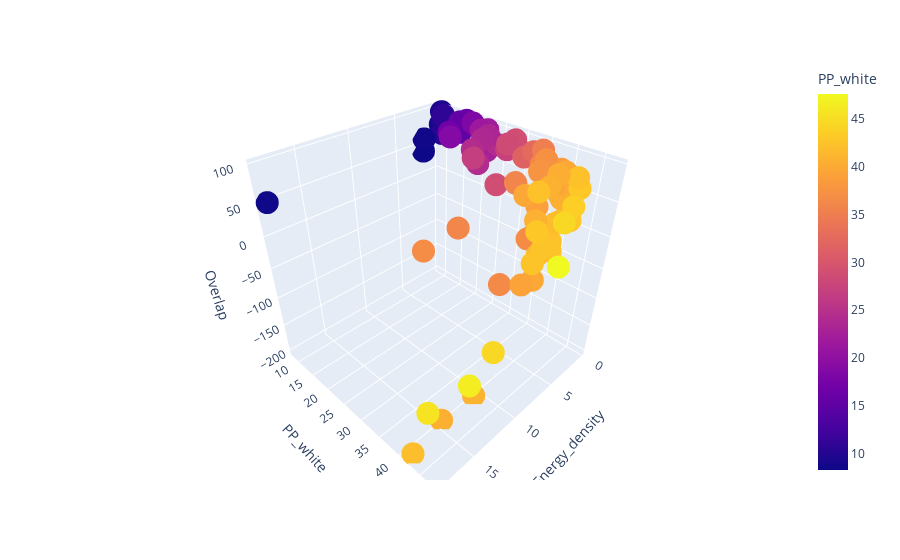

Notebook source saved alongside this figure:
### Code cell
fig = px.scatter_3d(df, x='Energy_density', y='PP_white', z='Overlap',
              color='PP_white')
fig.show()
